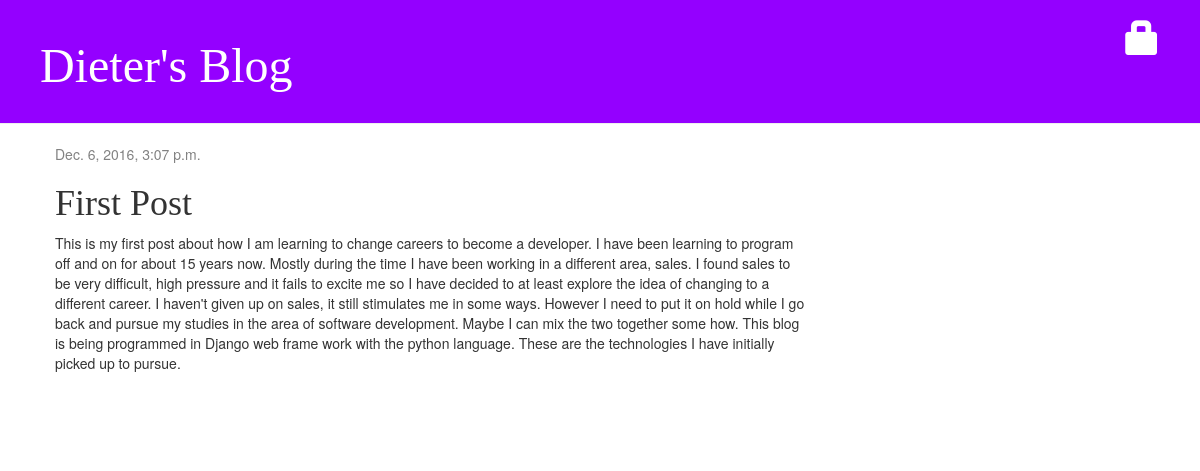
The app's page /post/1/ with its own data.
### blog/models.py (models this page shows, shortened)
class Post(models.Model):
    author = models.ForeignKey('auth.User')
    title = models.CharField(max_length=200)
    text = models.TextField()
    created_date = models.DateTimeField(
            default=timezone.now)
    published_date = models.DateTimeField(
            blank=True, null=True)

### blog/views.py (the view)
# urls.py: url(r'^post/(?P<pk>\d+)/$', views.post_detail, name='post_detail'),
def post_detail(request, pk):
    post = get_object_or_404(Post, pk=pk)
    return render(request, 'blog/post_detail.html', {'post': post})

### blog/templates/blog/post_detail.html (shortened to what this page needs)
{% extends 'blog/base.html' %}
{% block content %}
    	<div class="post">
      {% if post.published_date %}
    	<div class="date">
        	{{ post.published_date }}
    	</div>
	 {% else %}
    		<a class="btn btn-default" href="{% url 'post_publish' pk=post.pk %}">Publish</a>
    		<a class="btn btn-default" href="{% url 'post_remove' pk=post.pk %}"><span class="glyphicon glyphicon-remove"></span></a>
	{% endif %}
        <h1>{{ post.title }}</h1>
        <p>{{ post.text|linebreaksbr }}</p>
    </div>
{% endblock %}

### blog/static/css/blog.css (style rules this page uses)
h1, h2, h3, h4 { font-family: 'Aref Ruqaa', cursive; }
.date { color: #828282; }
.post { margin-bottom: 70px; }

### records on screen
Post: published_date "Dec. 6, 2016, 3:07 p.m.", title "First Post", text "This is my first post about how I am learning to change careers to become a developer. I have been learning to program off and on for about 15 years now. Mostly during the time I have been working in a different area, sales. I found sales to be very difficult, high pressure and it fails to excite me so I have decided to at least explore the idea of changing to a different career. I haven't given up on sales, it still stimulates me in some ways. However I need to put it on hold while I go back and pursue my studies in the area of software development. Maybe I can mix the two together some how. This blog is being programmed in Django web frame work with the python language. These are the…"
